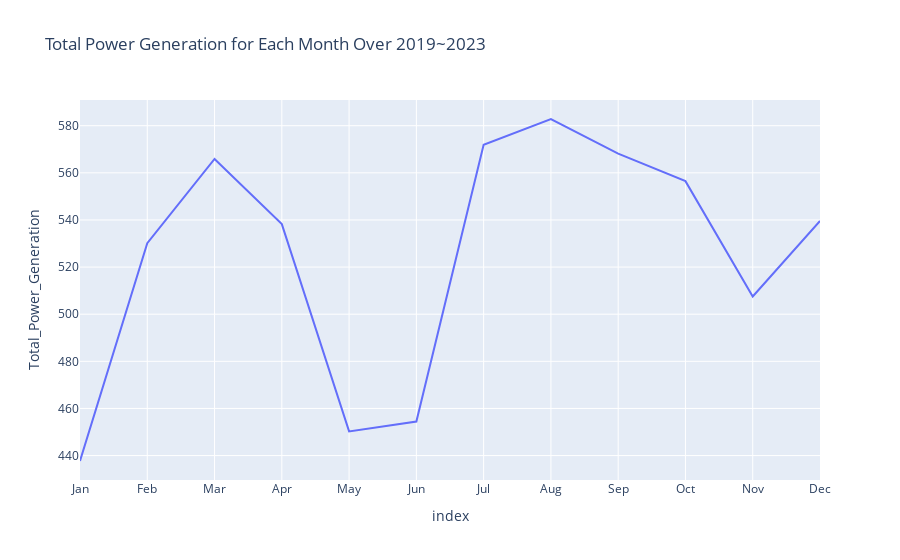

Notebook cell for this chart:
### Code cell
fig = px.line(Month_Data, x=Month_Data.index, y='Total_Power_Generation', title='Total Power Generation for Each Month Over 2019~2023')
fig.show()

### Figure 1 — Plotly figure (JSON) as saved in the notebook; plotly's stock layout.template omitted (floating-point values rounded to 4 significant figures)
{"data": [{"hovertemplate": "index=%{x}<br>Total_Power_Generation=%{y}<extra></extra>", "legendgroup": "", "line": {"color": "#636efa", "dash": "solid"}, "marker": {"symbol": "circle"}, "mode": "lines", "name": "", "orientation": "v", "showlegend": false, "type": "scatter", "x": ["Jan", "Feb", "Mar", "Apr", "May", "Jun", "Jul", "Aug", "Sep", "Oct", "Nov", "Dec"], "xaxis": "x", "y": [437.7, 530.1, 565.9, 538.3, 450.3, 454.5, 571.9, 582.8, 568.1, 556.5, 507.5, 539.6], "yaxis": "y"}], "layout": {"legend": {"tracegroupgap": 0}, "title": {"text": "Total Power Generation for Each Month Over 2019~2023"}, "xaxis": {"anchor": "y", "domain": [0, 1], "title": {"text": "index"}}, "yaxis": {"anchor": "x", "domain": [0, 1], "title": {"text": "Total_Power_Generation"}}}}
